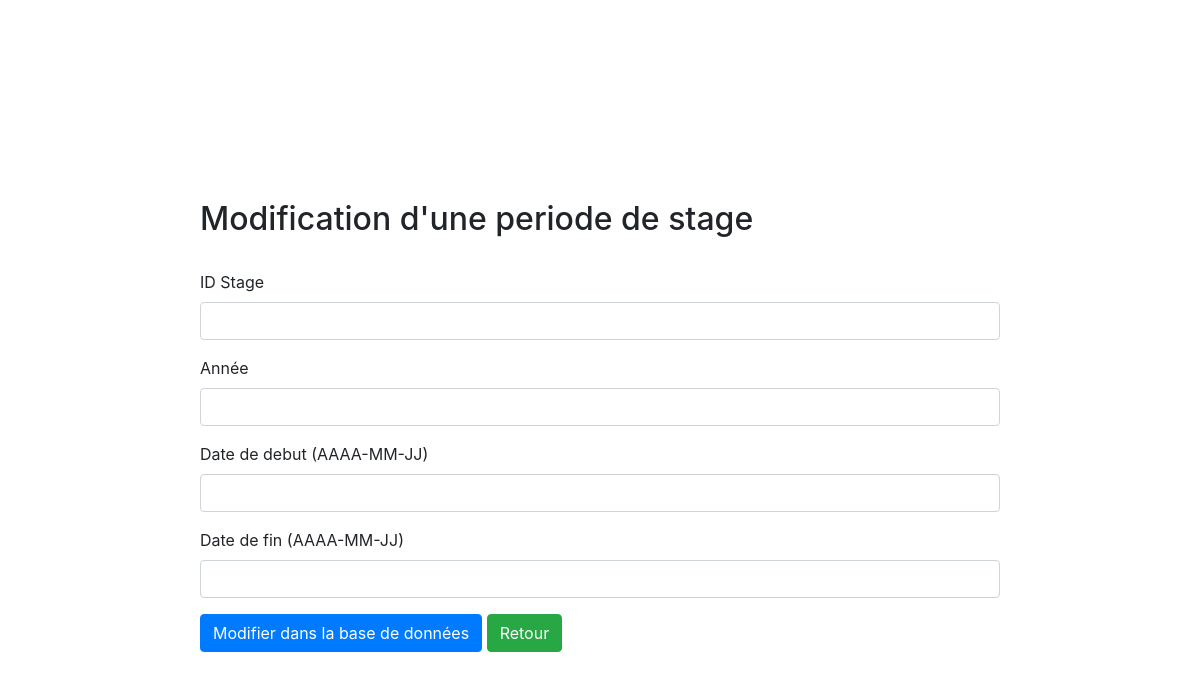
The app's page /modifstage.php?id=1, older data.
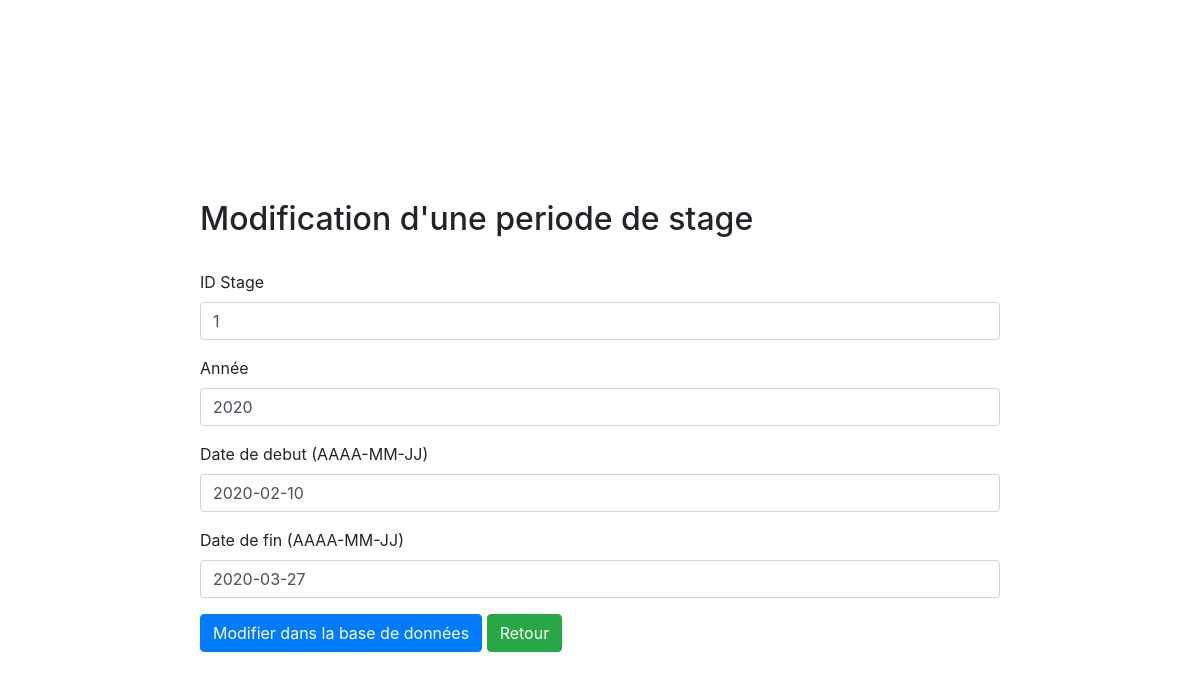
The same page, newer data.
### tables this page shows
CREATE TABLE `sta_periode` (
  `idperiode` int(11) DEFAULT NULL,
  `annee` int(11) DEFAULT NULL,
  `date_debut` date DEFAULT NULL,
  `date_fin` date DEFAULT NULL
);

### modifstage.php (the view, shortened to what this page needs)
<?php
include('connexion.php');
$id = $_REQUEST['id'];
?>
<!DOCTYPE html>
<html>
    <head>
        <link rel="stylesheet" href="https://maxcdn.bootstrapcdn.com/bootstrap/4.0.0/css/bootstrap.min.css">
    </head>
    <body style="margin: 200px;">
        <h2>Modification d'une periode de stage</h2>
        <br>
        <?php
        $sql = "SELECT * FROM sta_periode WHERE idperiode ='" . $id . "'";
        $q = $connection->query($sql);
        $row = $q->fetch();
        ?>
        <form method="POST" action="">
            <div class="form-group">
                <label for="">ID Stage</label>
                <input type="text" class="form-control" id="example" name="idperiode" value=<?php echo $row['idperiode']; ?>>
            </div>
            <div class="form-group">
                <label for="">Année</label>
                <input type="text" class="form-control" id="example" name="annee" value="<?php echo $row['annee']; ?>">
            </div>
            <div class="form-group">
                <label for="">Date de debut (AAAA-MM-JJ)</label>
                <input type="text" class="form-control" id="example" name="date_debut" value="<?php echo $row['date_debut']; ?>">
            </div>
            <div class="form-group">
                <label for="">Date de fin (AAAA-MM-JJ)</label>
                <input type="text" class="form-control" id="example" name="date_fin" value="<?php echo $row['date_fin']; ?>">
            </div>
            <button type="submit" class="btn btn-primary" name="submit">Modifier dans la base de données</button>
            <a class="btn btn-success" href="stage.php?">Retour</a>
        </form>
    </body>
</html>

Row changes from the older to the newer data that the page shows:
added sta_periode: idperiode "1", annee "2020", date_debut "2020-02-10", date_fin "2020-03-27"
